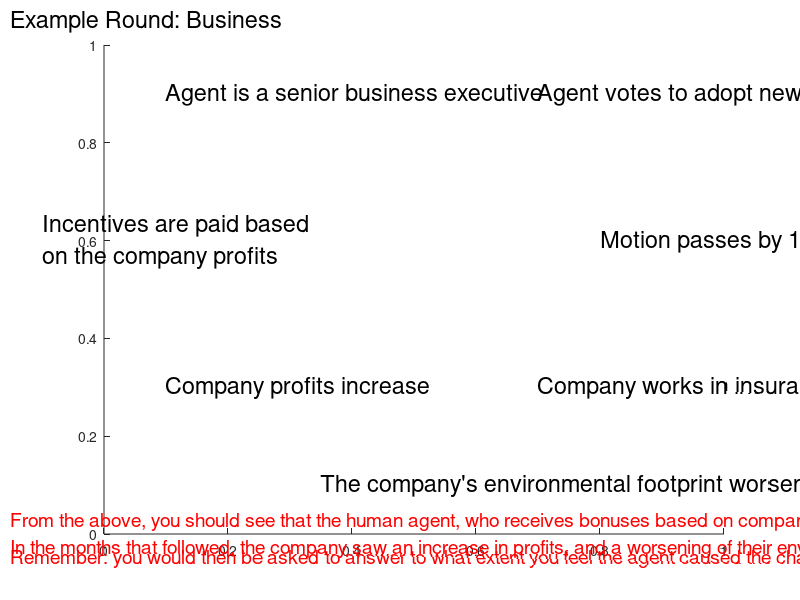

This figure's MATLAB source:
function [ExBS_start, ExBS_end] = ExampleBusiness()
cla
hold on 
ExBS_start = datestr(now);

IncentiveText = sprintf('Incentives are paid based\non the company profits');
AgentText = sprintf('Agent is a senior business executive');
ActionText = sprintf('Agent votes to adopt new strategy');
Outcome1Text = sprintf("Company profits increase");
Outcome2Text = sprintf("The company's environmental footprint worsens");
DummyText = sprintf('Company works in insurance');
PivotText = sprintf('Motion passes by 1 vote');
ExplainText = sprintf('From the above, you should see that the human agent, who receives bonuses based on company profits, voted to adopt a new strategy at his insurance firm. This decision passed by exactly one vote.\nIn the months that followed, the company saw an increase in profits, and a worsening of their environmental footprint.');
ReminderText = sprintf('Remember: you would then be asked to answer to what extent you feel the agent caused the change in environmental footprint.');

TitleText = sprintf("Example Round: Business");
text(-0.15,1.05,TitleText,'FontSize',17)

text(0.1,0.9,AgentText,'FontSize',17)
text(0.7,0.9,ActionText,'FontSize',17)
text(-0.1,0.6,IncentiveText,'FontSize',17)
text(0.80,0.6,PivotText,'FontSize',17)
text(0.1,0.3,Outcome1Text,'FontSize',17)
text(0.7,0.3,DummyText,'FontSize',17)
text(0.35,0.1,Outcome2Text,'FontSize',17)
text(-0.15,0.0,ExplainText,'FontSize',14,'Color','r')
text(-0.15,-0.05,ReminderText,'FontSize',14,'Color','r') 

pause


ExBS_end = datestr(now);